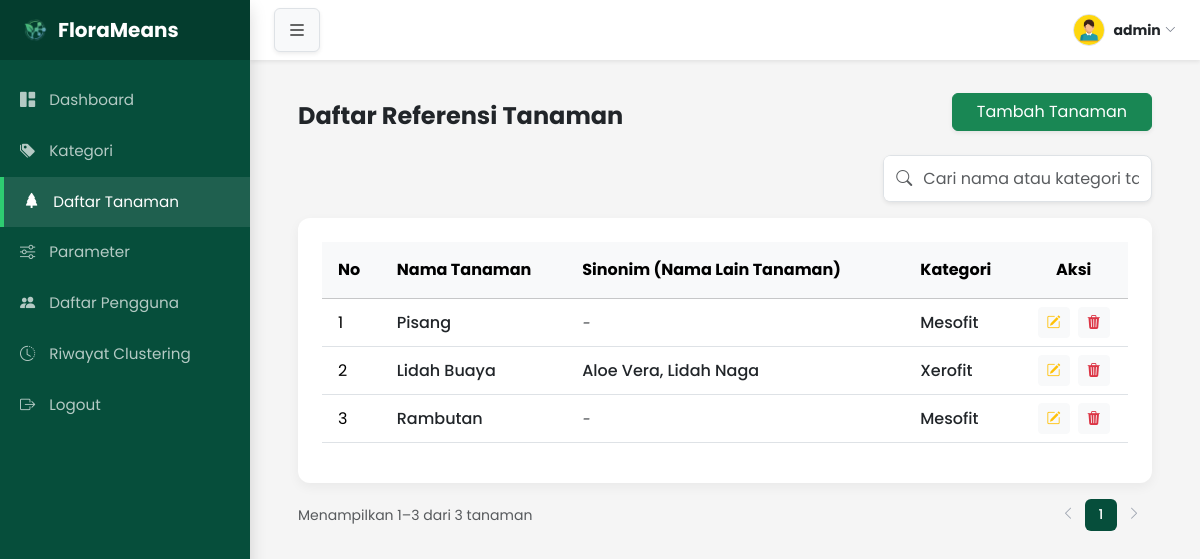
Before: /daftar_tanaman.php?page=12 (signed in) with the older database file.
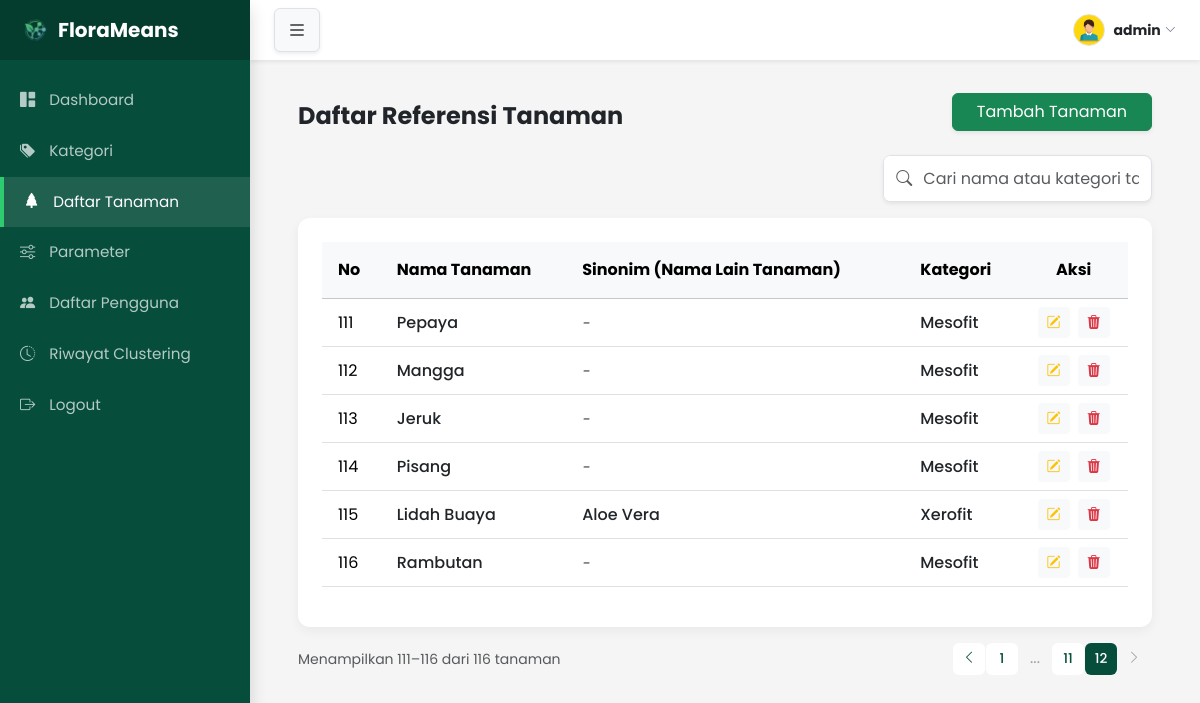
After: the same page with the newer database file.
### tables this page shows
CREATE TABLE `tanaman` (
  `id_tanaman` int(11) NOT NULL,
  `nama_tanaman` varchar(50) NOT NULL,
  `sinonim` text NOT NULL,
  `id_kategori` int(11) NOT NULL
);

CREATE TABLE `kategori` (
  `id_kategori` int(11) NOT NULL,
  `nama_kategori` varchar(25) NOT NULL,
  `suhu_udara_min` double NOT NULL,
  `suhu_udara_max` double NOT NULL,
  `cahaya_min` double NOT NULL,
  `cahaya_max` double NOT NULL,
  `lembab_udara_min` double NOT NULL,
  `lembab_udara_max` double NOT NULL,
  `lembab_tanah_min` double NOT NULL,
  `lembab_tanah_max` double NOT NULL
);

### database.php (called while the page is built, shortened)
<?php
class Database {
    private $host = "localhost";
    private $user = "root";
    private $pass = "";
    private $db = "florameans_db";
    public function __construct(){
        $this->conn = mysqli_connect($this->host, $this->user, $this->pass, $this->db);
    }
}
?>

### daftar_tanaman_controller.php (called while the page is built, shortened)
<?php
require_once 'database.php';
class Tanaman extends Database {
    public function cari($keyword = null, $limit = 10, $offset = 0) {
        $query = "SELECT tanaman.*, kategori.nama_kategori
                FROM tanaman
                LEFT JOIN kategori ON tanaman.id_kategori = kategori.id_kategori";
        $query .= " ORDER BY tanaman.id_tanaman DESC LIMIT $limit OFFSET $offset";
        return mysqli_query($this->conn, $query);
    }
    public function hitungTotal($keyword = '') {
        if (!empty($keyword)) {
            $keyword = $this->escape($keyword);
            $query = "SELECT COUNT(*) as total FROM tanaman t
                    LEFT JOIN kategori k ON t.id_kategori = k.id_kategori
                    WHERE t.nama_tanaman LIKE '%$keyword%'
                        OR t.sinonim LIKE '%$keyword%'
                        OR k.nama_kategori LIKE '%$keyword%'";
        } else {
            $query = "SELECT COUNT(*) as total FROM tanaman";
        }
        $result = mysqli_query($this->conn, $query);
        $row    = mysqli_fetch_assoc($result);
        return (int)$row['total'];
    }
}
?>

### daftar_tanaman.php (the view, shortened to what the changed rows need)
<?php
    require_once 'daftar_tanaman_controller.php';
    require_once 'viewHelper.php';
    $tanamanObj = new Tanaman();
    $keyword    = isset($_GET['search']) && !empty($_GET['search']) ? $_GET['search'] : '';
    $totalData  = $tanamanObj->hitungTotal($keyword);
    $pagination = ViewHelper::getPaginationData($totalData, 10);
    $dataTanaman = $tanamanObj->cari($keyword, $pagination['perPage'], $pagination['offset']);
?>
<!DOCTYPE html>
<html lang="en">
<head>
    <link href="https://cdn.jsdelivr.net/npm/bootstrap@5.3.8/dist/css/bootstrap.min.css" rel="stylesheet">
    <link rel="stylesheet" href="https://cdn.jsdelivr.net/npm/bootstrap-icons@1.11.3/font/bootstrap-icons.min.css">
    <link rel="stylesheet" href="style.css">
</head>
<body>
    <div class="d-flex">
        <main id="main-content">
            <div class="container-fluid p-4 p-md-5">
                <div class="card p-4 border-0">
                    <div class="table-responsive">
                        <table class="table table-hover align-middle">
                            <thead class="table-light">
                                <tr>
                                    <th class="py-3 px-3">No</th>
                                    <th class="py-3">Nama Tanaman</th>
                                    <th class="py-3">Sinonim (Nama Lain Tanaman)</th>
                                    <th class="py-3">Kategori</th>
                                    <th class=" py-3 text-center">Aksi</th>
                                </tr>
                            </thead>
                            <tbody>
                                <?php
                                $no = $pagination['offset'] + 1;
                                if (mysqli_num_rows($dataTanaman) > 0 ){
                                    while ($row = mysqli_fetch_assoc($dataTanaman)){
                                ?>
                                <tr>
                                    <td class="px-3"><?= $no++;?></td>
                                    <td class="fw-medium text-dark"><?= $row['nama_tanaman'];?></td>
                                    <td class="fw-medium text-dark">
                                        <?= !empty($row['sinonim']) ? $row['sinonim'] : '<span class="text-muted small"><em>-</em></span>'; ?>
                                    </td>
                                    <td class="fw-medium text-dark"><?= $row['nama_kategori'];?></td>
                                    <td class="text-center">
                                        <button class="btn btn-sm btn-light text-warning me-1 btn-edit"
                                            data-id="<?= $row['id_tanaman'];?>"
                                            data-nama="<?= $row['nama_tanaman'];?>"
                                            data-sinonim="<?= $row['sinonim'];?>"
                                            data-edit-kategori="<?= $row['id_kategori'];?>"
                                            data-bs-toggle="modal"
                                            data-bs-target="#modalEdit">
                                            <i class="bi bi-pencil-square"></i>
                                        </button>
                                        <button class="btn btn-sm btn-light text-danger btn-delete" data-id="<?= $row['id_tanaman'];?>"><i class="bi bi-trash3-fill"></i></button>
                                    </td>
                                </tr>
                                <?php
                                    }
                                } else {
                                    $totalData = 0;
                                    echo '<tr><td colspan="5" class="text-center py-5 text-muted italic">Belum ada data tanaman yang terdaftar.</td></tr>';
                                }
                                ?>
                                </tbody>
                            </table>
                        </div>
                    </div>
                    <?php ViewHelper::renderTableFooter($totalData, "tanaman", $pagination); ?>
                </div>
            </div>
</body>
</html>

### viewHelper.php (shortened to what the changed rows need)
<?php
class ViewHelper {
    public static function getPaginationData($totalData, $perPage = 10) {
        $currentPage = isset($_GET['page']) && is_numeric($_GET['page']) ? (int)$_GET['page'] : 1;
        $totalPages  = $totalData > 0 ? ceil($totalData / $perPage) : 1;
        $currentPage = max(1, min($currentPage, $totalPages));
        $offset      = ($currentPage - 1) * $perPage;
        return [
            'currentPage' => $currentPage,
            'totalPages'  => $totalPages,
            'offset'      => $offset,
            'perPage'     => $perPage,
        ];
    }
    public static function renderTableFooter($totalData, $unitName = "data", $pagination = null) {
        if ($pagination && $totalData > 0) {
            $from = $pagination['offset'] + 1;
            $to   = min($pagination['offset'] + $pagination['perPage'], $totalData);
            $info = 'Menampilkan ' . $from . '–' . $to . ' dari ' . $totalData . ' ' . $unitName;
        } else {
            $info = 'Menampilkan ' . $totalData . ' ' . $unitName;
        }
        $searchParam = (isset($_GET['search']) && $_GET['search'] !== '')
            ? '&search=' . urlencode($_GET['search'])
            : '';
        echo '
        <div class="d-flex justify-content-between align-items-center mt-3 responsive-footer-wrapper">
            <p class="text-muted small mb-0">' . $info . '</p>
            <nav aria-label="Page navigation">
                <ul class="pagination pagination-sm mb-0">';
        if ($pagination && $pagination['totalPages'] > 1) {
            $current = (int)$pagination['currentPage'];
            $total   = (int)$pagination['totalPages'];
            $prevDisabled = $current <= 1 ? 'disabled' : '';
            $prevHref     = $current > 1 ? '?page=' . ($current - 1) . $searchParam : '#';
            echo '<li class="page-item ' . $prevDisabled . '">
                    <a class="page-link" href="' . $prevHref . '"><i class="bi bi-chevron-left"></i></a>
                </li>';
            $pages = [];
            for ($i = 1; $i <= $total; $i++) {
                if (
                    $i === 1 ||
                    $i === $total ||
                    $i === $current ||
                    $i === $current - 1 ||
                    $i === $current + 1
                ) {
                    $pages[] = $i;
                }
            }
            $pages = array_unique($pages);
            sort($pages);
            $prev = null;
            foreach ($pages as $page) {
                if ($prev !== null && $page - $prev > 1) {
                    echo '<li class="page-item disabled">
                            <a class="page-link" href="#">...</a>
                        </li>';
                }
                $active = $page === $current ? 'active' : '';
                echo '<li class="page-item ' . $active . '">
                        <a class="page-link" href="?page=' . $page . $searchParam . '">' . $page . '</a>
                    </li>';
                $prev = $page;
            }
            $nextDisabled = $current >= $total ? 'disabled' : '';
            $nextHref     = $current < $total ? '?page=' . ($current + 1) . $searchParam : '#';
            echo '<li class="page-item ' . $nextDisabled . '">
                    <a class="page-link" href="' . $nextHref . '"><i class="bi bi-chevron-right"></i></a>
                </li>';
        } else {
            echo '<li class="page-item disabled"><a class="page-link" href="#"><i class="bi bi-chevron-left"></i></a></li>
                <li class="page-item active"><a class="page-link" href="#">1</a></li>
                <li class="page-item disabled"><a class="page-link" href="#"><i class="bi bi-chevron-right"></i></a></li>';
        }
        echo '      </ul>
            </nav>
        </div>';
    }
}
?>

Changed rows visible on the page:
added tanaman: nama_tanaman "Pepaya", id_kategori.nama_kategori "Mesofit"
added tanaman: nama_tanaman "Mangga", id_kategori.nama_kategori "Mesofit"
added tanaman: nama_tanaman "Jeruk", id_kategori.nama_kategori "Mesofit"
changed tanaman "Lidah Buaya": sinonim "Aloe Vera, Lidah Naga" → "Aloe Vera"
Other visible differences:
$info: "Menampilkan 1–3 dari 3 tanaman" → "Menampilkan 111–116 dari 116 tanaman"
new list line: "1"
new list line: "... 11"
new list line: "12"
text no longer shown: "1"
